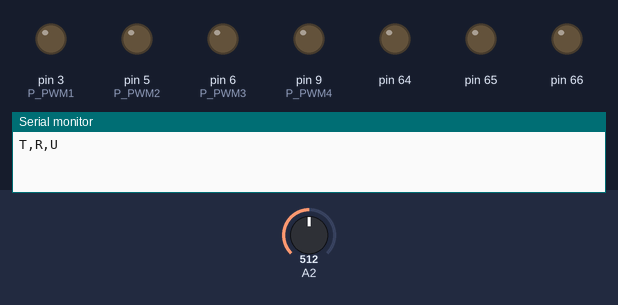
Bench run of a program on a simulated Arduino Nano Every. Parts: output pins drawn as LEDs (lit = HIGH), the last lines printed to the serial monitor. The test bench sets the inputs (shaded band); at power-on: A2 = 512.

Above: at 0.1 s.
At 10.1 s:
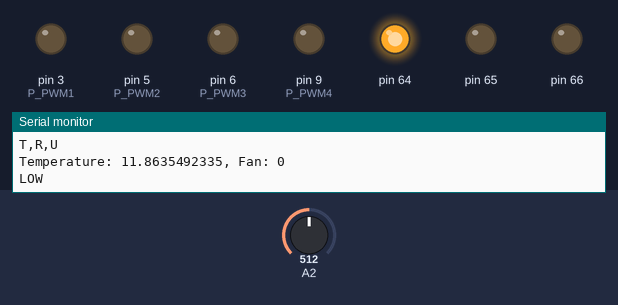
Timing chart, 0 to 11.6 s (numbered marks = the images above):
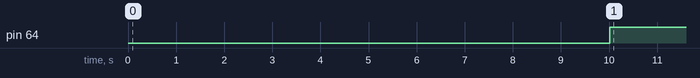

Measured:
- by itself, pin 64: LOW → HIGH at 10.0 s

The program:

main.cpp
```cpp
#include <Arduino.h>
#include <PCF8574.h>
#include "../lib/Components/src/Components.h"

/* Pinout on board:
 *
 * Fans:
 *
 * TACH1:   D2
 * PWM1:    D3
 * TACH2:   D4
 * PWM2:    D5
 * TACH3:   D7
 * PWM3:    D6
 * TACH4:   D8
 * PWM4:    D9
 *
 * Thermistors:
 *
 * TC0:     A3
 * TC1:     A2
 * TC2:     A1
 * TC3:     A6
 * TC4:     A0
 *
 * Serial:
 *
 * INT:     A5
 * SCL:     A7
 * SDA:     A8
 */

// Define pins

#define P_TACH1   2
#define P_PWM1    3
#define P_TACH2   4
#define P_PWM2    5
#define P_TACH3   7
#define P_PWM3    6
#define P_TACH4   8
#define P_PWM4    9
#define P_TC0     A3
#define P_TC1     A2
#define P_TC2     A1
#define P_TC3     A6
#define P_TC4     A0

// Define constant parameters

#define MIN_TEMP 20
#define MAX_TEMP 40
#define CALIBRATION_CONSTANT 0.91 //1.3850415512 //0.722 //1.2962716378 //1.362183755
#define N_SAMPLES 100
#define FAN_SPEED 1500

TwoWire W = TwoWire();
PCF8574 Interface = PCF8574(0x20, &W);
LED COOL = LED(Interface, 0);
LED MID = LED(Interface, 1);
LED HOT = LED(Interface, 2);
Thermistor T1 = Thermistor(P_TC1, CALIBRATION_CONSTANT, 100.0,
                           1.618689044e-03, 4.374086885e-04, -18.50448816e-07, false);
struct Fan_struct {
    Fan Fan_1 = Fan(P_PWM1, P_TACH1, 600, 1500);
    Fan Fan_2 = Fan(P_PWM2, P_TACH2, 600, 1500);
    Fan Fan_3 = Fan(P_PWM3, P_TACH3, 600, 1500);
    Fan Fan_4 = Fan(P_PWM4, P_TACH4, 600, 1500);
    void setPWM (int pwm) {
        Fan_1.setPWM(pwm);
        Fan_2.setPWM(pwm);
        Fan_3.setPWM(pwm);
        Fan_4.setPWM(pwm);
    }
    Fan_struct() {
        pinMode(P_PWM1, OUTPUT);
        pinMode(P_PWM2, OUTPUT);
        pinMode(P_PWM3, OUTPUT);
        pinMode(P_PWM4, OUTPUT);
        pinMode(P_TACH1, INPUT);
        pinMode(P_TACH2, INPUT);
        pinMode(P_TACH3, INPUT);
        pinMode(P_TACH4, INPUT);
    };
};

Fan_struct Fans = Fan_struct();

void setup() {

    Serial.begin(9600);
    Serial.println("T,R,U");
    Interface.begin();
}

void loop() {
    float T = T1.getTemp(N_SAMPLES);
    Serial.print("Temperature: ");
    Serial.print(T, DEC);
    // Constrain to the range 20-40°C, and range between 0.0 and 1.0.
    auto Tr = (float) (constrain(T, MIN_TEMP, MAX_TEMP) - MIN_TEMP) / (MAX_TEMP - MIN_TEMP);
    Fans.setPWM((int) (Tr*255.0));
    Serial.print(", Fan: ");
    Serial.println((int) ((Tr*255.0)), DEC);
    if (T <= 24.0) {
        Serial.println("LOW");
        //INT.write(0,1);
        //INT.write(1,0);
        //INT.write(2,0);
        COOL.writeState(true);
        MID.writeState(false);
        HOT.writeState(false);
    } else if (24.0 < T && T <= 26.0) {
        Serial.println("MID");
        //INT.write(0,0);
        //INT.write(1,1);
        //INT.write(2,0);
        COOL.writeState(false);
        MID.writeState(true);
        HOT.writeState(false);
    } else if (T > 26.0) {
        Serial.println("HIGH");
        //INT.write(0,0);
        //INT.write(1,0);
        //.write(2,1);
        COOL.writeState(false);
        MID.writeState(false);
        HOT.writeState(true);
    }
}
```
